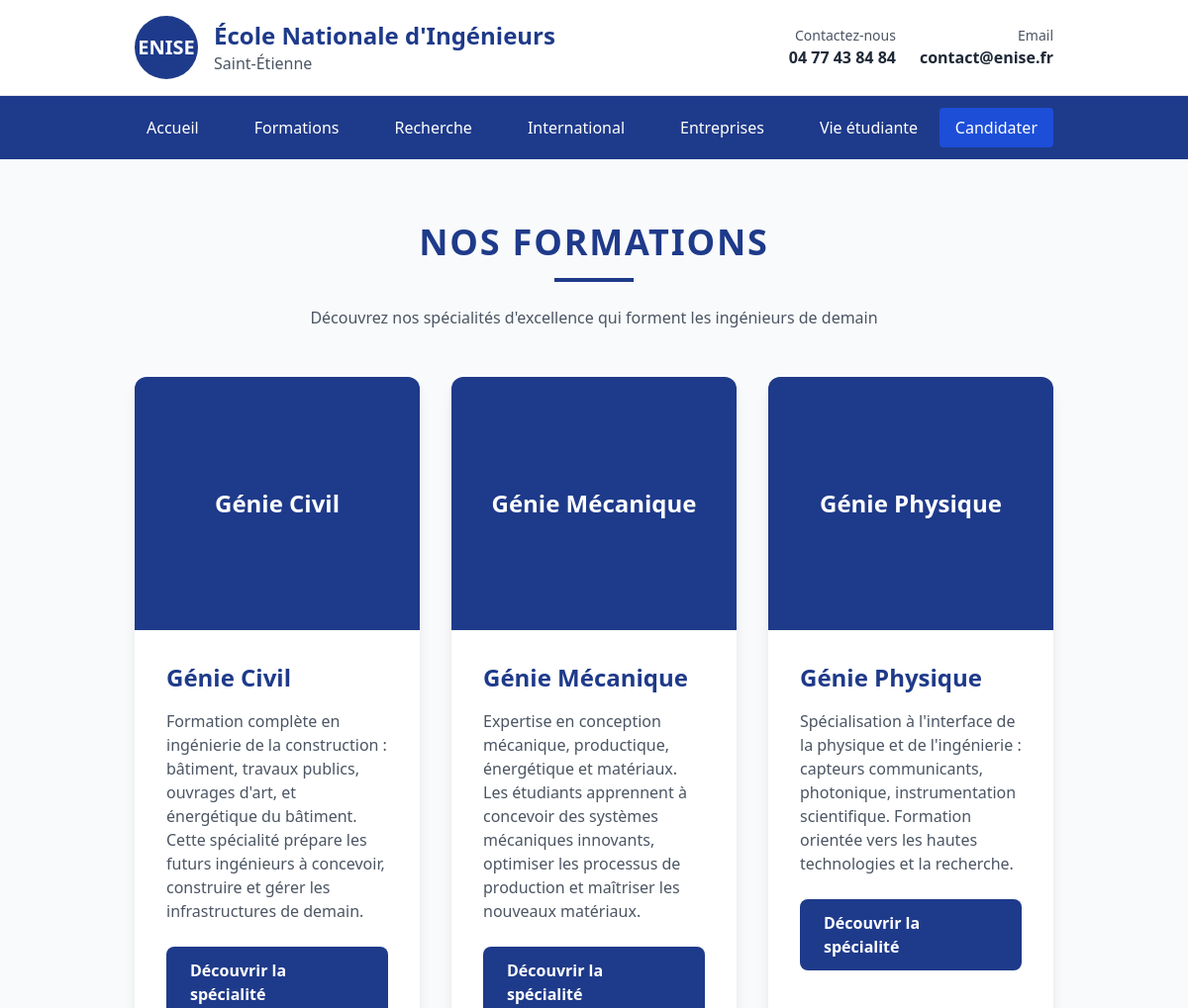
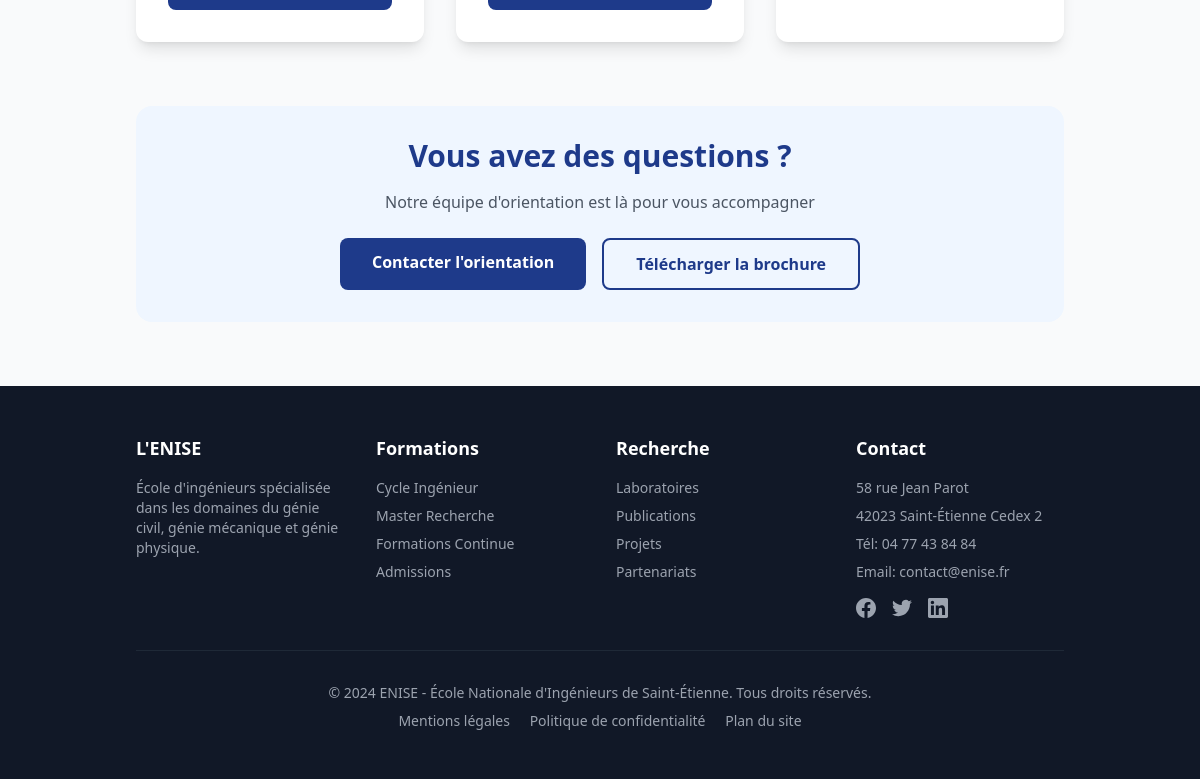
Page /formations/ on the committed database (2 pictures, top to bottom).
### app_core/models.py (models this page shows, shortened)
class Specialite(models.Model):
    nom = models.CharField(max_length=100)
    slug = models.SlugField(unique=True, blank=True)
    description = models.TextField()
    image_url = models.URLField(blank=True, null=True)
    icone = models.CharField(max_length=50, blank=True, help_text="Classe FontAwesome, ex: fa-building")
    ordre = models.IntegerField(default=0)
    class Meta:
        ordering = ['ordre', 'nom']

### app_core/views.py (the view)
# urls.py: path('formations/', views.formations, name='formations'),
def formations(request):
    specialites = Specialite.objects.all()
    context = {
        'specialites': specialites,
        'page_title': 'Formations - ENISE',
    }
    return render(request, 'app_core/formations.html', context)

### app_core/context_processors.py (called while the page is built)
def statistiques(request):
    return {
        'statistiques': Statistique.objects.all().order_by('ordre')
    }

### app_core/templates/app_core/formations.html (shortened to what this page needs)
{% extends 'app_core/base.html' %}
{% block content %}
<section class="py-16">
    <div class="container mx-auto px-4 md:px-12">
        <div class="text-center mb-12">
            <h1 class="text-4xl font-bold enise-text-blue mb-4 uppercase tracking-wider">
                Nos Formations
            </h1>
            <div class="h-1 w-20 bg-blue-900 mx-auto"></div>
            <p class="mt-6 text-gray-600 max-w-2xl mx-auto">
                Découvrez nos spécialités d'excellence qui forment les ingénieurs de demain
            </p>
        </div>
        <div class="grid md:grid-cols-3 gap-8">
            {% for specialite in specialites %}
            <div class="bg-white rounded-xl shadow-lg overflow-hidden group hover:shadow-2xl transition duration-300">
                {% if specialite.image_url %}
                <div class="h-64 bg-gray-200 overflow-hidden">
                    <img src="{{ specialite.image_url }}"
                         alt="{{ specialite.nom }}"
                         class="w-full h-full object-cover group-hover:scale-110 transition duration-500">
                </div>
                {% else %}
                <div class="h-64 bg-blue-900 flex items-center justify-center">
                    <div class="text-white text-center">
                        <h3 class="text-2xl font-bold">{{ specialite.nom }}</h3>
                    </div>
                </div>
                {% endif %}
                <div class="p-8">
                    <h3 class="font-bold text-2xl mb-4 enise-text-blue">{{ specialite.nom }}</h3>
                    <p class="text-gray-600 mb-6">{{ specialite.description }}</p>
                    <div class="space-y-3">
                        <a href="{% url 'specialite_detail' specialite.slug %}"
                           class="inline-block bg-blue-900 text-white px-6 py-3 rounded-lg font-bold hover:bg-blue-800 transition">
                            Découvrir la spécialité
                        </a>
                    </div>
                </div>
            </div>
            {% empty %}
            <div class="col-span-3 text-center text-gray-500 py-12">
                <p class="text-xl">Aucune formation disponible pour le moment.</p>
            </div>
            {% endfor %}
        </div>
        <div class="mt-16 bg-blue-50 rounded-2xl p-8">
            <div class="text-center">
                <h2 class="text-3xl font-bold enise-text-blue mb-4">Vous avez des questions ?</h2>
                <p class="text-gray-600 mb-6">Notre équipe d'orientation est là pour vous accompagner</p>
                <div class="flex flex-wrap justify-center gap-4">
                    <a href="#" class="bg-blue-900 text-white px-8 py-3 rounded-lg font-bold hover:bg-blue-800 transition">
                        Contacter l'orientation
                    </a>
                    <a href="#" class="border-2 border-blue-900 text-blue-900 px-8 py-3 rounded-lg font-bold hover:bg-blue-900 hover:text-white transition">
                        Télécharger la brochure
                    </a>
                </div>
            </div>
        </div>
    </div>
</section>
{% endblock %}

### static/app_core/css/style.css (style rules this page uses)
:root { --enise-blue: #1e3a8a; --enise-blue-light: #3b82f6; --enise-gray: #f3f4f6; }

### app_core/templates/app_core/formations.html (style rules this page uses)
.enise-text-blue { color: #1e3a8a; }

### rows in the picture
Specialite: nom "Génie Civil", description "Formation complète en ingénierie de la construction : bâtiment, travaux publics, ouvrages d'art, et énergétique du bâtiment. Cette spécialité prépare les futurs ingénieurs à concevoir, construire et gérer les infrastructures de demain."
Specialite: nom "Génie Mécanique", description "Expertise en conception mécanique, productique, énergétique et matériaux. Les étudiants apprennent à concevoir des systèmes mécaniques innovants, optimiser les processus de production et maîtriser les nouveaux matériaux."
Specialite: nom "Génie Physique", description "Spécialisation à l'interface de la physique et de l'ingénierie : capteurs communicants, photonique, instrumentation scientifique. Formation orientée vers les hautes technologies et la recherche."
